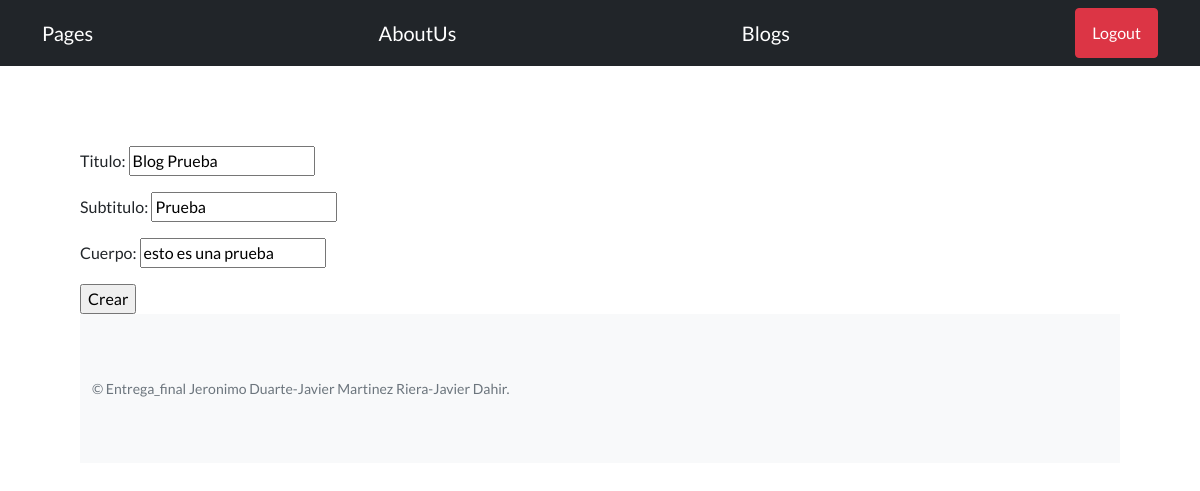
Page /editar-blog/4/ (signed in) on the committed database.
### CoderBlog/models.py (models this page shows, shortened)
class Blog (models.Model):
    titulo = models.CharField(max_length=128)
    subtitulo = models.CharField(max_length=128)
    cuerpo = models.CharField(max_length=500)  #esto hay que cambiarlo por ckeditor en el ulimo after creo que esta
    autor = models.ForeignKey(User,on_delete=models.CASCADE,null=True) #hay que arreglarlo
    fecha = models.DateField(auto_now_add=True)
    imagen = models.ImageField(upload_to = 'imagenes_blogs', null=True,blank=True)

### CoderBlog/views.py (the view)
# urls.py: path('editar-blog/<int:pk>/', views.BlogUpdate.as_view(), name="editar_blog"),
class BlogUpdate(LoginRequiredMixin,UpdateView):
    model = Blog
    success_url = reverse_lazy('Blog')
    fields  = [  'titulo', 'subtitulo', 'cuerpo']

### CoderBlog/templates/CoderBlog/blog_form.html (shortened to what this page needs)
{% extends "CoderBlog/plantilla_base.html"  %}
{%block base%}
<form method="post">
  {{ form.as_p }}
  <input type="submit" value="Crear" />
</form>
{%endblock base%}

### rows in the picture
Blog: titulo "Blog Prueba", subtitulo "Prueba", cuerpo "esto es una prueba"
